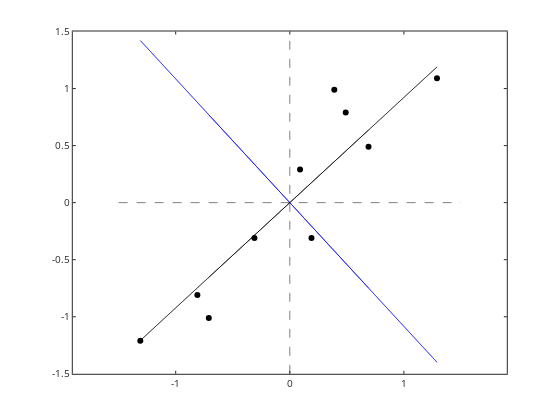

The notebook cell saved with this chart:
### Markdown cell above
# determine eigenvectors and eigenvalues

This is a special way to transform the matrix into orthoganol parts.  You can see from the plot of the two eigenvectors that one describes the main trend in the data, as x goes up so does y, and the other describes the second trend - the ossiclations around the first trend - like noise in our best fit excercises.  the second trend is orthoganol to the first just like we said it would be.

If you look at that graph you can imagine reframming the data based on the new eigenvectors as opposed to the original cartesian coordinates.

### Code cell
[Evect,Evalue]=eig(covmatrix);  Evalue=diag(Evalue)
Evect

plot(X,Y,'ko','markerfacecolor','g')
hold on
slope1=Evect(2,1)/Evect(2,2); slope2=Evect(1,1)/Evect(2,1); 
trend1=slope1*X; trend2=slope2*X;
plot(X,trend1,'k-',X,trend2,'b-')
axis equal
plot([0 0],[-1.5 1.5],'k--')
plot([-1.5 1.5],[0 0],'k--')

### Figure 1 — Plotly figure (JSON) as saved in the notebook; plotly's stock layout.template omitted (floating-point values rounded to 4 significant figures)
{"data": [{"line": {"color": "rgb(0, 0, 0)", "width": 0.5}, "marker": {"color": "rgb(0, 0, 0)", "line": {"color": "rgb(0, 0, 0)"}, "size": 6, "symbol": "circle"}, "mode": "markers", "name": "", "showlegend": false, "type": "scatter", "visibility": true, "x": [0.69, -1.31, 0.39, 0.09, 1.29, 0.49, 0.19, -0.81, -0.31, -0.71], "xaxis": "x", "y": [0.49, -1.21, 0.99, 0.29, 1.09, 0.79, -0.31, -0.81, -0.31, -1.01], "yaxis": "y"}, {"line": {"color": "rgb(0, 0, 0)", "dash": "solid", "width": 0.5}, "marker": {"color": "rgb(0, 0, 0)", "line": {"color": "rgb(0, 0, 0)"}, "size": 6, "symbol": "none"}, "mode": "lines", "name": "", "showlegend": false, "type": "scatter", "visibility": true, "x": [0.69, -1.31, 0.39, 0.09, 1.29, 0.49, 0.19, -0.81, -0.31, -0.71], "xaxis": "x", "y": [0.6362, -1.208, 0.3596, 0.08298, 1.189, 0.4518, 0.1752, -0.7469, -0.2858, -0.6547], "yaxis": "y"}, {"line": {"color": "rgb(0,0,255)", "dash": "solid", "width": 0.5}, "marker": {"color": "rgb(0,0,255)", "line": {"color": "rgb(0,0,255)"}, "size": 6, "symbol": "none"}, "mode": "lines", "name": "", "showlegend": false, "type": "scatter", "visibility": true, "x": [0.69, -1.31, 0.39, 0.09, 1.29, 0.49, 0.19, -0.81, -0.31, -0.71], "xaxis": "x", "y": [-0.7483, 1.421, -0.423, -0.09761, -1.399, -0.5314, -0.2061, 0.8785, 0.3362, 0.77], "yaxis": "y"}, {"line": {"color": "rgb(0, 0, 0)", "dash": "dash", "width": 0.5}, "marker": {"color": "rgb(0, 0, 0)", "line": {"color": "rgb(0, 0, 0)"}, "size": 6, "symbol": "none"}, "mode": "lines", "name": "", "showlegend": false, "type": "scatter", "visibility": true, "x": [0, 0], "xaxis": "x", "y": [-1.5, 1.5], "yaxis": "y"}, {"line": {"color": "rgb(0, 0, 0)", "dash": "dash", "width": 0.5}, "marker": {"color": "rgb(0, 0, 0)", "line": {"color": "rgb(0, 0, 0)"}, "size": 6, "symbol": "none"}, "mode": "lines", "name": "", "showlegend": false, "type": "scatter", "visibility": true, "x": [-1.5, 1.5], "xaxis": "x", "y": [0, 0], "yaxis": "y"}], "layout": {"height": 420, "hovermode": "closest", "margin": {"b": 0, "l": 0, "r": 0, "t": 0}, "plot_bgcolor": "rgba(0, 0, 0, 0)", "showlegend": false, "width": 560, "xaxis": {"anchor": "y", "autorange": false, "domain": [0.13, 0.905], "exponentformat": "none", "gridcolor": "rgba(38,38,38,0.15)", "gridwidth": 1, "linecolor": "rgb(38,38,38)", "linewidth": 1, "mirror": "ticks", "range": [-1.902, 1.902], "showgrid": false, "showline": true, "side": "bottom", "spikedash": "solid", "spikemode": "across", "spikesides": false, "spikethickness": 1, "tickangle": 0, "tickcolor": "rgb(38,38,38)", "tickfont": {"color": "rgb(38,38,38)", "size": 10}, "ticklen": 3, "ticks": "inside", "ticktext": ["-1", "0", "1"], "tickvals": [-1, 0, 1], "title": {"font": {"color": "rgb(0, 0, 0)", "size": 11}, "text": ""}, "type": "linear", "visible": true, "zeroline": false}, "yaxis": {"anchor": "x", "autorange": false, "domain": [0.11, 0.925], "exponentformat": "none", "gridcolor": "rgba(38,38,38,0.15)", "gridwidth": 1, "linecolor": "rgb(38,38,38)", "linewidth": 1, "mirror": "ticks", "range": [-1.5, 1.5], "showgrid": false, "showline": true, "side": "left", "spikedash": "solid", "spikemode": "across", "spikesides": false, "spikethickness": 1, "tickangle": 0, "tickcolor": "rgb(38,38,38)", "tickfont": {"color": "rgb(38,38,38)", "size": 10}, "ticklen": 3, "ticks": "inside", "ticktext": ["-1.5", "-1", "-0.5", "0", "0.5", "1", "1.5"], "tickvals": [-1.5, -1, -0.5, 0, 0.5, 1, 1.5], "title": {"font": {"color": "rgb(0, 0, 0)", "size": 11}, "text": ""}, "type": "linear", "visible": true, "zeroline": false}}}
